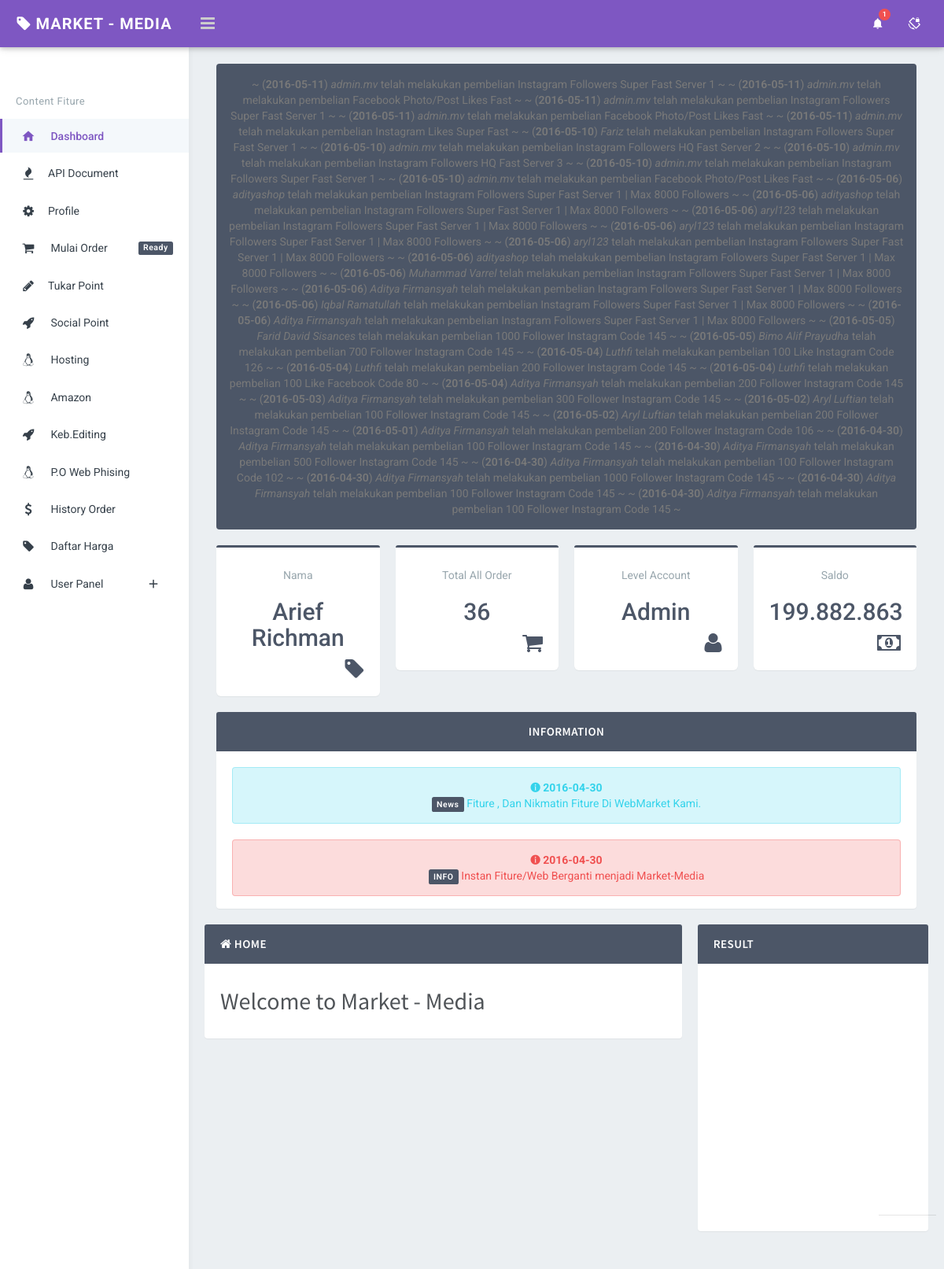
The app's page / (signed in) with its own data.
### tables this page shows
CREATE TABLE IF NOT EXISTS `historyall` (
  `id` int(10) NOT NULL AUTO_INCREMENT,
  `no` varchar(100) NOT NULL,
  `pembeli` varchar(100) NOT NULL,
  `barang` varchar(100) NOT NULL,
  `harga` varchar(100) NOT NULL,
  `status` enum('Proccess','Success','Gagal') NOT NULL,
  `data` varchar(1000) NOT NULL,
  `tanggal` date NOT NULL,
  PRIMARY KEY (`id`)
);

CREATE TABLE IF NOT EXISTS `user` (
  `id` int(10) NOT NULL AUTO_INCREMENT,
  `facebook` varchar(100) NOT NULL,
  `username` varchar(100) NOT NULL,
  `password` varchar(100) NOT NULL,
  `nama` varchar(100) NOT NULL,
  `level` enum('Admin','Reseller','Agen','Member','MemberFree','MemberVip','Banned') NOT NULL,
  `saldo` varchar(100) NOT NULL,
  `poin` bigint(100) NOT NULL,
  `uplink` varchar(100) NOT NULL,
  PRIMARY KEY (`id`)
);

### index.php (the view, shortened to what this page needs)
<?php
if(!isset($_SESSION['username'])) {
header('location:HomePage/'); }
else { $username = $_SESSION['username']; }
$query = mysql_query("SELECT * FROM user WHERE username = '$username'");
$get = mysql_fetch_array($query);
$transaksi = mysql_query("SELECT * FROM historyall");
$totaltransaksi = mysql_num_rows($transaksi);
$nama = $get['nama'];
$level = $get['level'];
$saldo = " " . number_format($get['saldo'],0,',','.');
?>
<?php
if ($get['level'] == 'Banned') {
echo "Maaf Akun Telah Di Banned.";
} else {
?>
<!DOCTYPE html>
<html>
<head>
		<link rel="stylesheet" href="asset/plugins/morris/morris.css">
        <link href="asset/plugins/sweetalert/dist/sweetalert.css" rel="stylesheet" type="text/css">
        <link href="asset/css/bootstrap.min.css" rel="stylesheet" type="text/css" />
        <link href="asset/css/core.css" rel="stylesheet" type="text/css" />
        <link href="asset/css/components.css" rel="stylesheet" type="text/css" />
        <link href="asset/css/icons.css" rel="stylesheet" type="text/css" />
        <link href="asset/css/pages.css" rel="stylesheet" type="text/css" />
        <link href="asset/css/responsive.css" rel="stylesheet" type="text/css" />
    </head>
    <body class="fixed-left">
        <div id="wrapper">
            <div class="topbar">
                <div class="topbar-left">
                    <div class="text-center">
                              <a href="/index.php" class="logo"><i class="fa fa-tag"></i><span> Market - Media </span></a>
                    </div>
                </div>
                <div class="navbar navbar-default" role="navigation">
                    <div class="container">
                        <div class="">
                            <div class="pull-left">
                                <button class="button-menu-mobile open-left">
                                    <i class="fa fa-bars"></i>
                                </button>
                            </div>
                            <ul class="nav navbar-nav navbar-right pull-right">
                                <li class="dropdown hidden-xs">
                                    <a href="javascript:;" data-target="#" class="dropdown-toggle waves-effect waves-light" data-toggle="dropdown" aria-expanded="true">
    <i class="md md-notifications"></i> <span class="badge badge-xs badge-danger">1</span>
                                    </a>
                                </li>
                                <li class="hidden-xs">
                                    <a href="javascript:;" id="btn-fullscreen" class="waves-effect waves-light"><i class="md md-screen-lock-rotation"></i></a>
                                </li>
                                    </ul>
                        </div>
                    </div>
                </div>
            </div>
            <div class="left side-menu">
                <div class="sidebar-inner slimscrollleft">
                    <div class="user-details">
                    </div>
                    <div id="sidebar-menu">
                        <ul>
                        	<li class="text-muted menu-title">Content Fiture</li>
                            <li>
					    <a href="/index.php" class="waves-effect active"><i class="md md-home"></i><span> Dashboard </span></a>
							</li>
                            <li class="has_sub">
                                <a href="javascript:;" class="waves-effect"><i class="fa fa-fire"></i><span>API Document</span><span class="pull-right"><i class="md md-two"></i></span></a>
                                    <a href="javascript:;" onclick="buka('api/api');"></li>Create Api</a></li>
                                </ul>
                            <li>
                                <a href="javascript:;" class="waves-effect"><i class="fa fa-cog"></i><span>Profile </span><span class="pull-right"><i class="md md-two"></i></span></a>
                                    <a href="javascript:;" onclick="buka('panel/cpass');"></li>Change Password</a></li>
                            <li>
                            <li>
                                <a href="javascript:;" onclick="buka('item2/ini');" class="waves-effect"><i class="fa fa-shopping-cart"></i><span class="label label-inverse pull-right">Ready</span><span> Mulai Order </span></a>
 <li class="has_sub"> <a href="#" class="waves-effect"><i class="fa fa-pencil"></i><span>Tukar Point</span> </a>
                            </li>
                            </li>
                            <li class="has_sub">
                                <a href="javascript:void(0);" class="waves-effect"><i class="fa fa-rocket"></i> <span>Social Point</span> <span class="menu-arrow"></span></a>
                                </li>
                           <li class="has_sub">
                                <a href="javascript:void(0);" class="waves-effect"><i class="fa fa-linux"></i> <span>Hosting</span> <span class="menu-arrow"></span></a>
                                </li>
									                           <li class="has_sub">
                                <a href="javascript:void(0);" class="waves-effect"><i class="fa fa-linux"></i> <span>Amazon</span> <span class="menu-arrow"></span></a>
                            </li>
                                </li>
									 <li class="has_sub">
                                <a href="javascript:void(0);" class="waves-effect"><i class="fa fa-rocket"></i> <span>Keb.Editing</span> <span class="menu-arrow"></span></a>
                                </li>
                           <li class="has_sub">
                                <a href="javascript:void(0);" class="waves-effect"><i class="fa fa-linux"></i> <span>P.O Web Phising</span> <span class="menu-arrow"></span></a>
                            </li>
                           <li class="has_sub">
<a href="javascript:;" onclick="buka('panel/history');" class="waves-effect"><i class="fa fa-dollar"></i><span class="label label-info pull-right"></span><span> History Order </span></a></li>
<li>
                                <a href="javascript:;" onclick="buka('HomePage/content/zharga');" class="waves-effect"><i class="fa fa-tag"></i><span class="label label-info pull-right"></span><span> Daftar Harga </span></a>
                            </li>
                            <li class="has_sub">
                            <li>
                            <li>
                               <li class="has_sub">
                                <a href="javascript:;" class="waves-effect"><i class="fa fa-user"></i><span> User Panel </span><span class="pull-right"><i class="md md-add"></i></span></a>
                    </li>
                            </li>
                            </li>
                    </div>
                </div>
            </div>
            <div class="content-page">
                <div class="content">
                    <div class="container">
                        <div class="row">
                            <div class="col-sm-12">
                            </div>
                        </div>
                <div class="content">
                    <div class="container">
                        <div class="alert alert-inverse bg-inverse">
                            <marquee direction="left" scrollamount="15" align="center">
<?php
$tampil = mysql_query("SELECT * FROM historyall ORDER BY id DESC");
while($data = mysql_fetch_array($tampil))
 {
echo " ~ (<b>".$data[tanggal]."</b>) <i>".$data[pembeli]."</i> telah melakukan pembelian ".$data[barang]." ~";
}
?>
</marquee>
</div>
                        <div class="row text-center">
                            <div class="col-md-6 col-sm-6 col-lg-3 hidden-xs">
                                <div class="panel panel-border panel-inverse widget-s-1">
                                    <div class="panel-heading"> </div>
                                    <div class="panel-body">
                                    <span class="text-muted">Nama</a></span>
                                    <div class="h2 text-inverse"><?php echo $nama ?></div>
                                    <div class="text-right">
                                      <i class="fa fa-tag fa-2x text-inverse"></i>
                                    </div>
                                </div>
                                </div>
                            </div>
                            <div class="col-md-6 col-sm-6 col-lg-3 hidden-xs">
                                <div class="panel panel-border panel-inverse widget-s-1">
                                    <div class="panel-heading"> </div>
                                    <div class="panel-body">
                                    <span class="text-muted">Total All Order</a></span>
                                    <div class="h2 text-inverse"><?php echo $totaltransaksi ?></div>
                                    <div class="text-right">
                                      <i class="fa fa-shopping-cart fa-2x text-inverse"></i>
                                    </div>
                                </div>
                                </div>
                            </div>
                            <div class="col-md-6 col-sm-6 col-lg-3 hidden-xs">
                                <div class="panel panel-border panel-inverse widget-s-1">
                                    <div class="panel-heading"> </div>
                                    <div class="panel-body">
                                    <span class="text-muted">Level Account</a></span>
                                    <div class="h2 text-inverse"><?php echo $level ?></div>
                                    <div class="text-right">
                                      <i class="fa fa-user fa-2x text-inverse"></i>
                                    </div>
                                </div>
                                </div>
                            </div>
                            <div class="col-md-6 col-sm-6 col-lg-3">
                                <div class="panel panel-border panel-inverse widget-s-1">
                                    <div class="panel-heading"> </div>
                                    <div class="panel-body">
                                    <span class="text-muted">Saldo</a></span>
                                    <div class="h2 text-inverse"><?php echo $saldo ?></div>
                                    <div class="text-right">
                                      <i class="fa fa-money fa-2x text-inverse"></i>
                                    </div>
                                </div>
                            </div>
                        </div>
<div class="col-md-12">
                                <div class="panel panel-color panel-inverse">
                                    <div class="panel-heading">
                                        <h3 class="panel-title">Information</h3>
                                    </div>
                                    <div class="panel-body" style="height: 200px; overflow-y: auto;">
<div class='alert alert-info'><strong><i class='ion-information-circled'></i> 2016-04-30</strong><br /><span class='label label-inverse'>News</span> Fiture , Dan Nikmatin Fiture Di WebMarket Kami.</div>
<div class='alert alert-danger'><strong><i class='ion-information-circled'></i> 2016-04-30</strong><br /><span class='label label-inverse'>INFO</span> Instan Fiture/Web Berganti menjadi Market-Media</div>	                                  </div>
                                </div>                                  </div>
                                </div>
                            </div>
                                </div>
                        <div class="row">
    <div class="col-lg-8">
    <div class="panel panel-color panel-inverse" id="konten">
    <div class="panel-heading">
    <h3 class="panel-title"><i class="fa fa-home"></i> Home</h3>
    </div>
    <div class="panel-body">
<h2>Welcome to Market - Media</h2>
    </div>
    </div>
    </div>
                            <div class="col-md-4">
                                <div class="panel panel-color panel-inverse">
                                    <div class="panel-heading">
                                        <h3 class="panel-title">Result</h3>
                                    </div>
                                    <div class="panel-body">
                              <div style="height: 300px; overflow-y: auto;">
                              </div>
                <footer class="footer text-right">
            </div>
</body>
</html>
<?php } ?>

### asset/css/components.css (style rules this page uses)
.panel { border: none; margin-bottom: 20px; }
.panel .panel-body { padding: 20px; }
.panel-heading { border: none !important; padding: 10px 20px; }
.panel-title { font-size: 15px; font-weight: 600; margin-bottom: 0; margin-top: 0; text-transform: uppercase; letter-spacing: 0.03em; }
.panel-color .panel-title { color: #ffffff; }
.panel-inverse > .panel-heading { background-color: #4c5667; }
.panel-border .panel-heading { background-color: #ffffff; border-top: 3px solid #DADFE2 !important; padding: 10px 20px 0px; }
.panel-border .panel-body { padding: 15px 20px 20px 20px; }
.panel-border.panel-inverse .panel-heading { border-color: #4c5667 !important; color: #4c5667 !important; }
.widget-s-1 { border-radius: 6px; }

### records on screen
historyall: tanggal "2016-05-11", pembeli "admin.mv", barang "Instagram Followers Super Fast Server 1"
historyall: tanggal "2016-05-11", pembeli "admin.mv", barang "Facebook Photo/Post Likes Fast"
historyall: tanggal "2016-05-11", pembeli "admin.mv", barang "Instagram Followers Super Fast Server 1"
historyall: tanggal "2016-05-11", pembeli "admin.mv", barang "Facebook Photo/Post Likes Fast"
historyall: tanggal "2016-05-11", pembeli "admin.mv", barang "Instagram Likes Super Fast"
historyall: tanggal "2016-05-10", pembeli "Fariz", barang "Instagram Followers Super Fast Server 1"
historyall: tanggal "2016-05-10", pembeli "admin.mv", barang "Instagram Followers HQ Fast Server 2"
historyall: tanggal "2016-05-10", pembeli "admin.mv", barang "Instagram Followers HQ Fast Server 3"
historyall: tanggal "2016-05-10", pembeli "admin.mv", barang "Instagram Followers Super Fast Server 1"
historyall: tanggal "2016-05-10", pembeli "admin.mv", barang "Facebook Photo/Post Likes Fast"
historyall: tanggal "2016-05-06", pembeli "adityashop", barang "Instagram Followers Super Fast Server 1 | Max 8000 Followers"
historyall: tanggal "2016-05-06", pembeli "adityashop", barang "Instagram Followers Super Fast Server 1 | Max 8000 Followers"
historyall: tanggal "2016-05-06", pembeli "aryl123", barang "Instagram Followers Super Fast Server 1 | Max 8000 Followers"
historyall: tanggal "2016-05-06", pembeli "aryl123", barang "Instagram Followers Super Fast Server 1 | Max 8000 Followers"
historyall: tanggal "2016-05-06", pembeli "aryl123", barang "Instagram Followers Super Fast Server 1 | Max 8000 Followers"
historyall: tanggal "2016-05-06", pembeli "adityashop", barang "Instagram Followers Super Fast Server 1 | Max 8000 Followers"
historyall: tanggal "2016-05-06", pembeli "Muhammad Varrel", barang "Instagram Followers Super Fast Server 1 | Max 8000 Followers"
historyall: tanggal "2016-05-06", pembeli "Aditya Firmansyah", barang "Instagram Followers Super Fast Server 1 | Max 8000 Followers"
historyall: tanggal "2016-05-06", pembeli "Iqbal Ramatullah", barang "Instagram Followers Super Fast Server 1 | Max 8000 Followers"
historyall: tanggal "2016-05-06", pembeli "Aditya Firmansyah", barang "Instagram Followers Super Fast Server 1 | Max 8000 Followers"
historyall: tanggal "2016-05-05", pembeli "Farid David Sisances", barang "1000 Follower Instagram Code 145"
historyall: tanggal "2016-05-05", pembeli "Bimo Alif Prayudha", barang "700 Follower Instagram Code 145"
historyall: tanggal "2016-05-04", pembeli "Luthfi", barang "100 Like Instagram Code 126"
historyall: tanggal "2016-05-04", pembeli "Luthfi", barang "200 Follower Instagram Code 145"
historyall: tanggal "2016-05-04", pembeli "Luthfi", barang "100 Like Facebook Code 80"
historyall: tanggal "2016-05-04", pembeli "Aditya Firmansyah", barang "200 Follower Instagram Code 145"
historyall: tanggal "2016-05-03", pembeli "Aditya Firmansyah", barang "300 Follower Instagram Code 145"
historyall: tanggal "2016-05-02", pembeli "Aryl Luftian", barang "100 Follower Instagram Code 145"
historyall: tanggal "2016-05-02", pembeli "Aryl Luftian", barang "200 Follower Instagram Code 145"
historyall: tanggal "2016-05-01", pembeli "Aditya Firmansyah", barang "200 Follower Instagram Code 106"
historyall: tanggal "2016-04-30", pembeli "Aditya Firmansyah", barang "100 Follower Instagram Code 145"
historyall: tanggal "2016-04-30", pembeli "Aditya Firmansyah", barang "500 Follower Instagram Code 145"
historyall: tanggal "2016-04-30", pembeli "Aditya Firmansyah", barang "100 Follower Instagram Code 102"
historyall: tanggal "2016-04-30", pembeli "Aditya Firmansyah", barang "1000 Follower Instagram Code 145"
historyall: tanggal "2016-04-30", pembeli "Aditya Firmansyah", barang "100 Follower Instagram Code 145"
historyall: tanggal "2016-04-30", pembeli "Aditya Firmansyah", barang "100 Follower Instagram Code 145"
user: nama "Arief Richman", level "Admin", saldo "199.882.863"

### other values on screen
$totaltransaksi "36"
